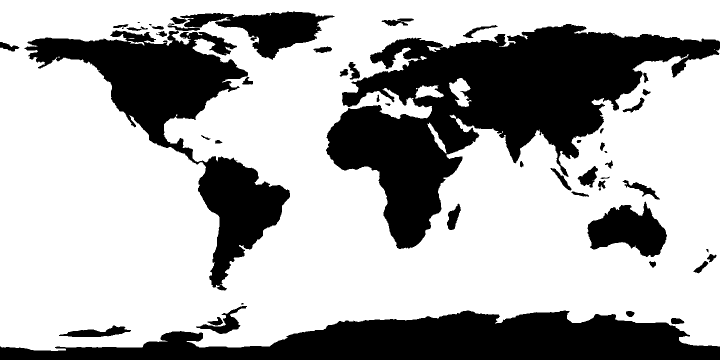
%> input picture assignment3/map.gif, 1440 x 720 px (shown at 1/2 size)
$ octave projection.m   (GNU Octave 9; MATLAB toolbox functions it lacks are replaced by stand-ins)
%> lines starting %> are read from the running program, lines starting %| are printed output that depends on the picture; in (x1, y1, x2, y2) boxes, pixels count from 0 and x2, y2 are one past the last pixel; in counts of white or black regions, pixels touching at a corner belong together; the program's own positions count from 1
close all;
[gifImage cmap] = imread('map.gif');
%> gifImage: size 720x1440 uint8; values 0 (black) and 1 (white), 68.2% white; 52 black regions (5 under 20 px), largest, box (x1, y1, x2, y2) and area: (652, 48, 1440, 498) 139714, (0, 621, 1440, 720) 83245, (49, 60, 580, 581) 70640
%> cmap = [0 0 0; 1 1 1]
gray = ind2gray(gifImage, cmap);
imshow(gray);
[row, col] = size(gray);
%> row = 720; col = 1440

%%
cylindrical = zeros(size(gray));
mercator = zeros(size(gray));
mval = [];
val = [];

for j = 1:size(gray,1)
   newX = round((sin((j - row/2)/(row/2)) * (row/pi) ) + (row/2)) + 1;

   val = [val newX];
   min(newX(:));
   cylindrical(newX,:)  = gray(j,:);

   % [15 lines of commented-out code are left out]

end
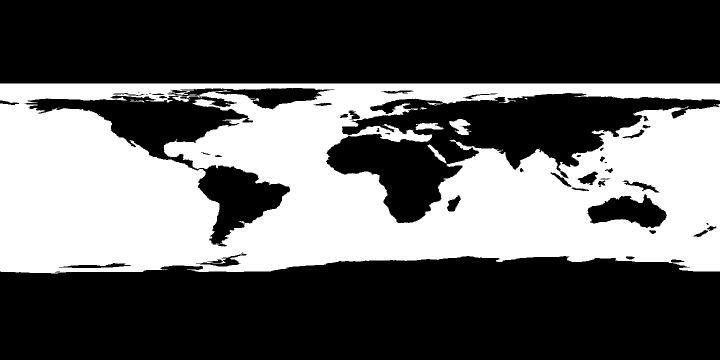
%> cylindrical: size 720x1440 double (shown at 1/2 size); 37.3% white; 19 white regions (12 under 20 px), largest, box (x1, y1, x2, y2) and area: (0, 167, 1440, 547) 385298, (898, 238, 943, 270) 795, (831, 246, 887, 260) 532
%> after the loop, val = 720 values from 168 to 554
figure;
imshow(cylindrical);
intp = setdiff(1:size(gray,1), val);
%> intp = 333 values from 1 to 720
out = cylindrical(unique(val),:);
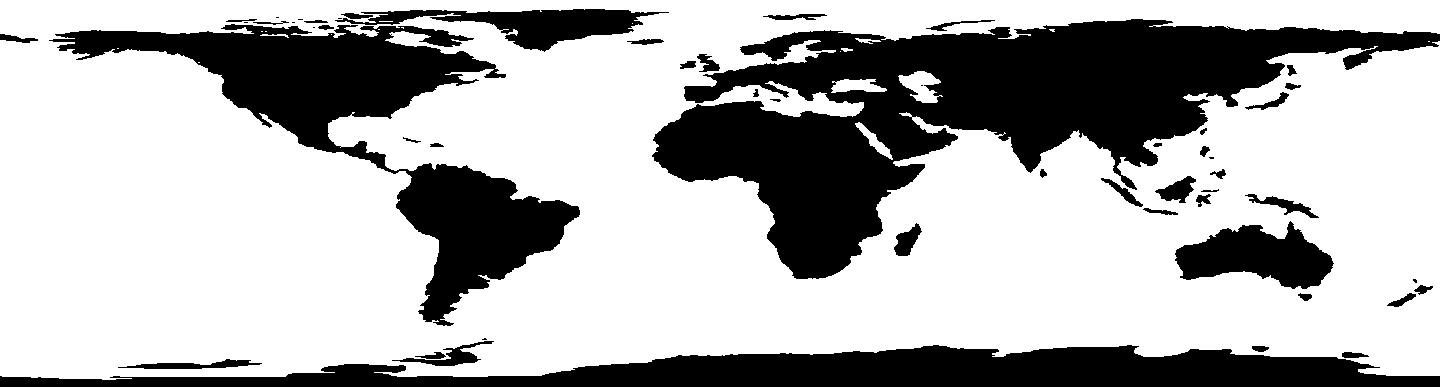
%> out: size 387x1440 double; 69.5% white; 53 black regions (10 under 20 px), largest, box (x1, y1, x2, y2) and area: (652, 19, 1440, 279) 78502, (49, 24, 580, 326) 39575, (0, 345, 1440, 387) 33899
figure;
imshow(out);

% [42 lines of commented-out code are left out]
